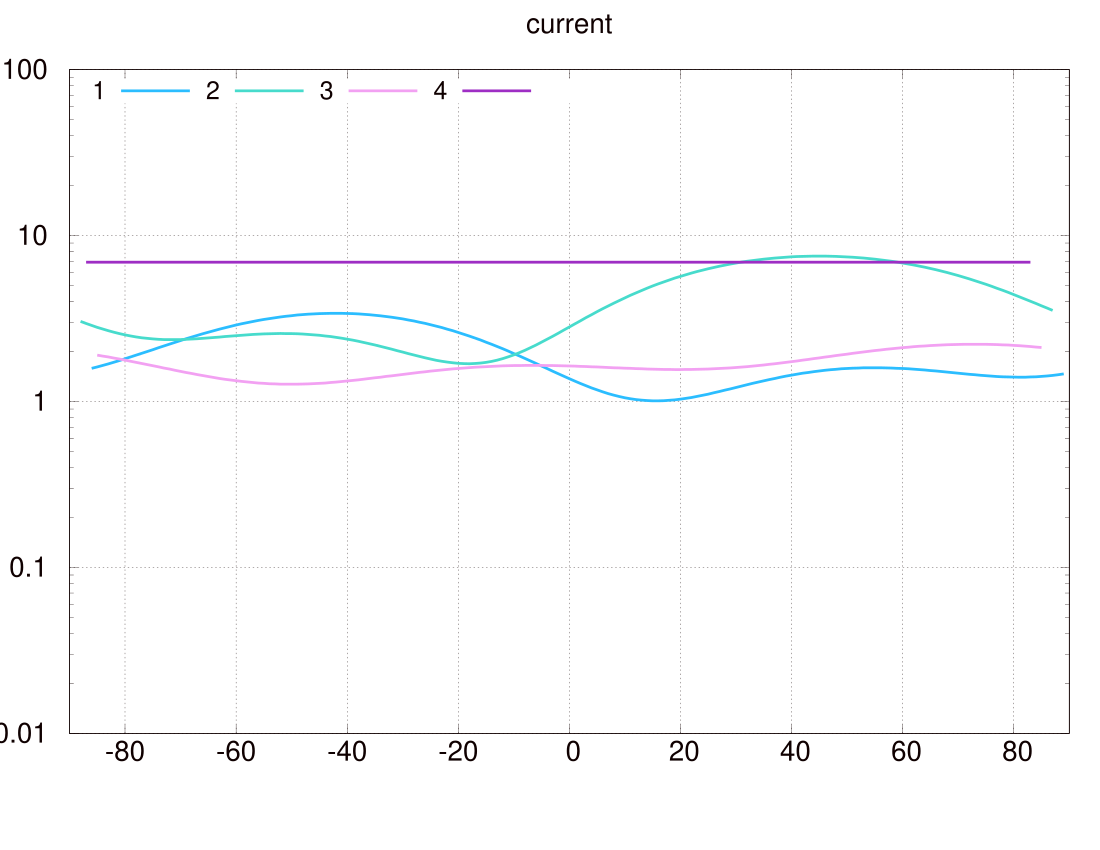

This chart was generated by the following gnuplot code:
set term post enhance color "Helvetica,26" lw 1.0
set out "|ps2pdf - plot.pdf"
set lmargin 0
set tmargin 0
set bmargin 1
set rmargin 0
a0=1
#sigma/j=1.2
#a2=0.084691
#a4=-0.005278
#sigma/j=0.7
a2=0.230179
a4=-0.045619
l2(x)=a2*(3*x**2-1)/2
l4(x)=a4*(35*x**4-30*x**2+3)/8
ll(x)=a0*(1+l2(x)+l4(x))
array ang[20]=[90.0,113,127,138,154,119.0,149.0]
print "ll() = ",ll(cos(ang[1]/180.0*pi))
print "ll() = ",ll(cos(ang[2]/180.0*pi))
print "ll() = ",ll(cos(ang[3]/180.0*pi))
print "ll() = ",ll(cos(ang[4]/180.0*pi))
print "ll() = ",ll(cos(ang[5]/180.0*pi))


#plot [-1:1][0:2] ll(x) w lines tit 'full ll(x)'

set title
set xlabel "{/Symbol d}"
set ylabel "Reduced {/Symbol c}^2"
set log y
set key bottom left

#set xrange [-1:1]
#set yrange [-1:2]
#set xlabel "x"
#set ylabel "P_n (x)"
#plot 1 ti "n = 0",\
#x ti "n = 1",\

 # ti "n = 2",\
#  (5*x**3-3*x)/2 ti "n = 3",\
# ti "n = 4",\
#    (63*x**5-70*x**3+15*x)/8 ti "n = 5"
set key horizontal top
set ylabel ''
set xlabel ''
set xtic offset 0,0.5
set title 'current'
plot [-90:90][0.01:100] 'fort.3' u 1:2 every ::5::180 w lines tit '1',\
                    '' u 1:2 every ::185::360 w lines tit '2',\
                    '' u 1:2 every ::370::540 w lines tit '3',\
                    '' u 1:($2) every ::550::720 w lines lt 4 tit '4',\
                    '' u 1:($2) every ::750::1080 w lines lt 6 tit '5'
set multiplot layout 2,2
set key bottom center
set title ''

set label 1 '1609-keV (3pt)' at -80,0.6
plot [-90:90][0.1:100] 'g1609_3pt.dat' u 1:2 every ::5::180 w lines tit '6-4',\
                '' u 1:2 every ::185::360 w lines tit '5->4',\
                '' u 1:2 every ::370::540 w lines tit '4->4',\
                '' u 1:2 every ::550::720 w lines lt 5 tit '3->4',\
                '' u 1:($2/4.0) every ::750::1080 w lines lt 14 notit

set label 1 '830-keV (3pt)' at 20,0.1
plot [-90:90][0.001:10] 'g830_3pt.dat' u 1:2 every ::5::180 w lines tit '6-4',\
                '' u 1:2 every ::185::360 w lines tit '5->4',\
                '' u 1:2 every ::370::540 w lines tit '4->4',\
                '' u 1:($2/4.0) every ::550::720 w lines lt 14 notit

set label 1 '780-keV (3pt)' at -80,0.1
plot [-90:90][0.001:10] 'g780_3pt.dat' u 1:2 every ::5::180 w lines tit '5->3',\
                '' u 1:2 every ::185::360 w lines tit '4->3',\
                '' u 1:2 every ::370::540 w lines tit '3->3',\
                '' u 1:($2/4.0) every ::550::720 w lines lt 14 notit


set label 1 '2365-keV (3pt)' at -80,0.01
plot [-90:90][0.001:10] 'g2365_3pt.dat' u 1:2 every ::5::180 w lines tit '4->2',\
                '' u 1:2 every ::185::360 w lines tit '3->2',\
                '' u 1:2 every ::370::540 w lines tit '2->2',\
                '' u 1:($2/4.0) every ::550::720 w lines lt 14 notit
unset multiplot

set multiplot layout 2,2
set label 1 '2668-keV (5pt)' at -80,50
plot [-90:90][0.01:100] 'g2668_5pt.dat' u 1:2 every ::5::180 w lines tit '8->6',\
                '' u 1:2 every ::185::360 w lines tit '7->6',\
                '' u 1:2 every ::370::540 w lines tit '6->6',\
                '' u 1:($2) every ::550::720 w lines lt 14 notit
set label 1 '850-keV (5pt)' at -80,50
plot [-90:90][0.1:100] 'g850_5pt.dat' u 1:2 every ::5::180 w lines tit '6->4',\
                '' u 1:2 every ::185::360 w lines tit '5->4',\
                '' u 1:2 every ::370::540 w lines tit '4->4',\
                '' u 1:($2) every ::550::720 w lines lt 14 notit
set label 1 '1535-keV (5pt)' at -80,0.1
plot [-90:90][0.01:100] 'g1535_5pt.dat' u 1:2 every ::5::180 w lines tit '4->2',\
                '' u 1:2 every ::185::360 w lines tit '3->2',\
                '' u 1:2 every ::370::540 w lines tit '2->2',\
                '' u 1:($2/2.0) every ::550::720 w lines lt 14 notit

set label 1 '1293-keV (5pt)' at -80,0.1
plot [-90:90][0.01:100] 'g1293_5pt.dat' u 1:2 every ::5::180 w lines tit '2->0',\
'' u 1:2 every ::185::360 w lines tit '1->0',\
'' u 1:2 every ::370::540 w lines tit '0->0',\
'' u 1:($2/2.0) every ::550::720 w lines lt 14 notit
unset multiplot

set multiplot layout 2,2
set label 1 '1950-keV (3pt)' at -80,0.1
plot [-90:90][0.001:10] 'g1950_3pt.dat' u 1:2 every ::5::180 w lines tit '9->7',\
                '' u 1:2 every ::185::360 w lines tit '8->7',\
                '' u 1:2 every ::370::540 w lines tit '7->7',\
                '' u 1:($2/4.0) every ::550::720 w lines lt 14 notit

set label 1 '1577-keV (5pt)' at -80,40
plot [-90:90][0.1:100] 'g1577_5pt.dat' u 1:2 every ::5::180 w lines tit '7->5',\
                '' u 1:2 every ::185::360 w lines tit '6->5',\
                '' u 1:2 every ::370::540 w lines tit '5->5',\
                '' u 1:($2/4.0) every ::550::720 w lines lt 14 notit

set label 1 '1617-keV (3pt)' at -80,0.1
plot [-90:90][0.001:10] 'g1617_3pt.dat' u 1:2 every ::5::180 w lines tit '10->8',\
                '' u 1:2 every ::185::360 w lines tit '9->8',\
                '' u 1:2 every ::370::540 w lines tit '8->8',\
                '' u 1:($2/4.0) every ::550::720 w lines lt 14 notit
unset multiplot
set multiplot layout 2,2
set label 1 '559-keV (3pt)' at -80,0.1
plot [-90:90][0.001:10] 'g559_3pt.dat' u 1:2 every ::5::180 w lines tit '7->5',\
                '' u 1:2 every ::185::360 w lines tit '6->5',\
                '' u 1:2 every ::370::540 w lines tit '5->5',\
                '' u 1:($2/4.0) every ::550::720 w lines lt 14 notit
unset multiplot

set multiplot layout 2,2
set key bottom left
set title ''
set label 1 '810-keV (2pt)' at -80,0.01
plot [-90:90][0.001:10] 'g810_2pt.dat' u 1:2 every ::5::180 w lines tit '4->2',\
                '' u 1:2 every ::185::360 w lines tit '3->2',\
                '' u 1:2 every ::370::540 w lines tit '2->2',\
                '' u 1:($2/4.0) every ::550::720 w lines lt 14 notit

set key horizontal bottom
set label 1 '1512-keV (3pt)' at -80,0.01
plot [-90:90][0.001:10] 'g1512_3pt.dat' u 1:2 every ::5::180 w lines tit '4->2',\
                '' u 1:2 every ::185::360 w lines tit '3->2',\
                '' u 1:2 every ::370::540 w lines tit '2->2',\
                '' u 1:($2/4.0) every ::550::720 w lines lt 14 notit

set label 1 '1019-keV (3pt)' at -80,50
plot [-90:90][0.001:100] 'g1019_3pt.dat' u 1:2 every ::5::180 w lines tit '-2(7->5)',\
                '' u 1:2 every ::185::360 w lines tit '-1(6->5)',\
                '' u 1:2 every ::370::540 w lines tit '0(5->5)',\
                '' u 1:($2/4.0) every ::550::720 w lines lt 14 tit '0.1'

set label 1 '822-keV (2pt)' at-80,50
plot [-90:90][0.001:100] 'g822_2pt.dat' u 1:2 every ::5::180 w lines tit '-2(5->3)',\
                '' u 1:2 every ::185::360 w lines tit '-1(4->3)',\
                '' u 1:2 every ::370::540 w lines tit '0(3->3)',\
                '' u 1:($2/4.0) every ::550::720 w lines lt 14 tit '0.1'
unset multiplot

set multiplot layout 2,2

set label 1 '1456-keV (3pt)' at -80,5
plot [-90:90][0.01:10] 'g1456_3pt.dat' u 1:2 every ::5::180 w lines tit '-2(6->4)',\
                    '' u 1:2 every ::185::360 w lines tit '-1(5->4)',\
                    '' u 1:2 every ::370::540 w lines tit '0(4->4)',\
                    '' u 1:($2/4.0) every ::550::720 w lines lt 14 tit '0.1'

set label 1 '438-keV (3pt)' at -80,5
plot [-90:90][0.01:10] 'g438_3pt.dat' u 1:2 every ::5::180 w lines tit '-2(6->4)',\
                    '' u 1:2 every ::185::360 w lines tit '-1(5->4)',\
                    '' u 1:2 every ::370::540 w lines tit '0(4->4)',\
                    '' u 1:($2/4.0) every ::550::720 w lines lt 14 tit '0.1'


set label 1 '383-keV (3pt)' at -80,50
plot [-90:90][0.01:100] 'g383_3pt.dat' u 1:2 every ::5::180 w lines tit '-2(5->3)',\
                    '' u 1:2 every ::185::360 w lines tit '-1(4->3)',\
                    '' u 1:2 every ::370::540 w lines tit '0(3->3)',\
                    '' u 1:($2/4.0) every ::550::720 w lines lt 14 tit '0.1'

set label 1 '2322-keV (3pt)' at -80,50
plot [-90:90][0.01:100] 'g2320_3pt.dat' u 1:2 every ::5::180 w lines tit '4->2',\
                    '' u 1:2 every ::185::360 w lines tit '3->2',\
                    '' u 1:2 every ::370::540 w lines tit '2->2',\
                    '' u 1:($2/4.0) every ::550::720 w lines lt 14 tit '0.1'
unset multiplot
#
# set title '779-keV ^{38}S'
# plot [-90:90][0.08:8] 'g779.dat' u 1:2 every ::5::180 w lines tit '6->4',\
#                     '' u 1:2 every ::185::360 w lines tit '5->4',\
#                     '' u 1:2 every ::370::540 w lines tit '4->4'
#
# set title '438-keV ^{38}S'
# plot [-90:90][0.001:10] 'g438.dat' u 1:2 every ::5::180 w lines tit '6->4',\
#                     '' u 1:2 every ::185::360 w lines tit '5->4',\
#                     '' u 1:2 every ::370::540 w lines tit '4->4'
#
# set title '384-keV ^{38}S'
# plot [-90:90][0.2:20] 'g385.dat' u 1:2 every ::5::180 w lines lt 2 tit '4->3',\
#                     '' u 1:2 every ::185::360 w lines lt 3 tit '3->3'
#
# set title '1576-keV ^{38}S'
# plot [-90:90][0.001:10] 'g1576.dat' u 1:2 every ::5::180 w lines tit '7->5',\
#                     '' u 1:2 every ::185::360 w lines tit '6->5',\
#                     '' u 1:2 every ::370::540 w lines tit '5->5'
#
# set title '2320-keV ^{38}S'
# plot [-90:90][0.01:10] 'g2320.dat' u 1:2 every ::5::180 w lines lt 2 tit '3->2',\
#                     '' u 1:2 every ::185::360 w lines lt 3  tit '2->2'
#
# set title '2668-keV ^{38}S'
# plot [-90:90][0.001:10] 'g2668.dat' u 1:2 every ::5::180 w lines tit '8->6',\
#                     '' u 1:2 every ::185::360 w lines tit '7->6',\
#                     '' u 1:2 every ::370::540 w lines tit '6->6'
#
# set title '850-keV ^{38}S'
# plot [-90:90][0.01:100] 'g850.dat' u 1:2 every ::5::180 w lines tit '6->4',\
#                     '' u 1:2 every ::185::360 w lines tit '5->4',\
#                     '' u 1:2 every ::370::540 w lines tit '4->4'
#
# set title '1535-keV ^{38}S'
# plot [-90:90][0.1:100] 'g1535.dat' u 1:2 every ::5::180 w lines tit '4->2',\
#                     '' u 1:2 every ::185::360 w lines tit '3->2',\
#                     '' u 1:2 every ::370::540 w lines tit '2->2'
#
# set title '1293-keV ^{38}S'
# plot [-90:90][0.1:100] 'g1293.dat' u 1:2 every ::5::180 w lines tit '2->0',\
#                     '' u 1:2 every ::185::360 w lines tit '1->0'
